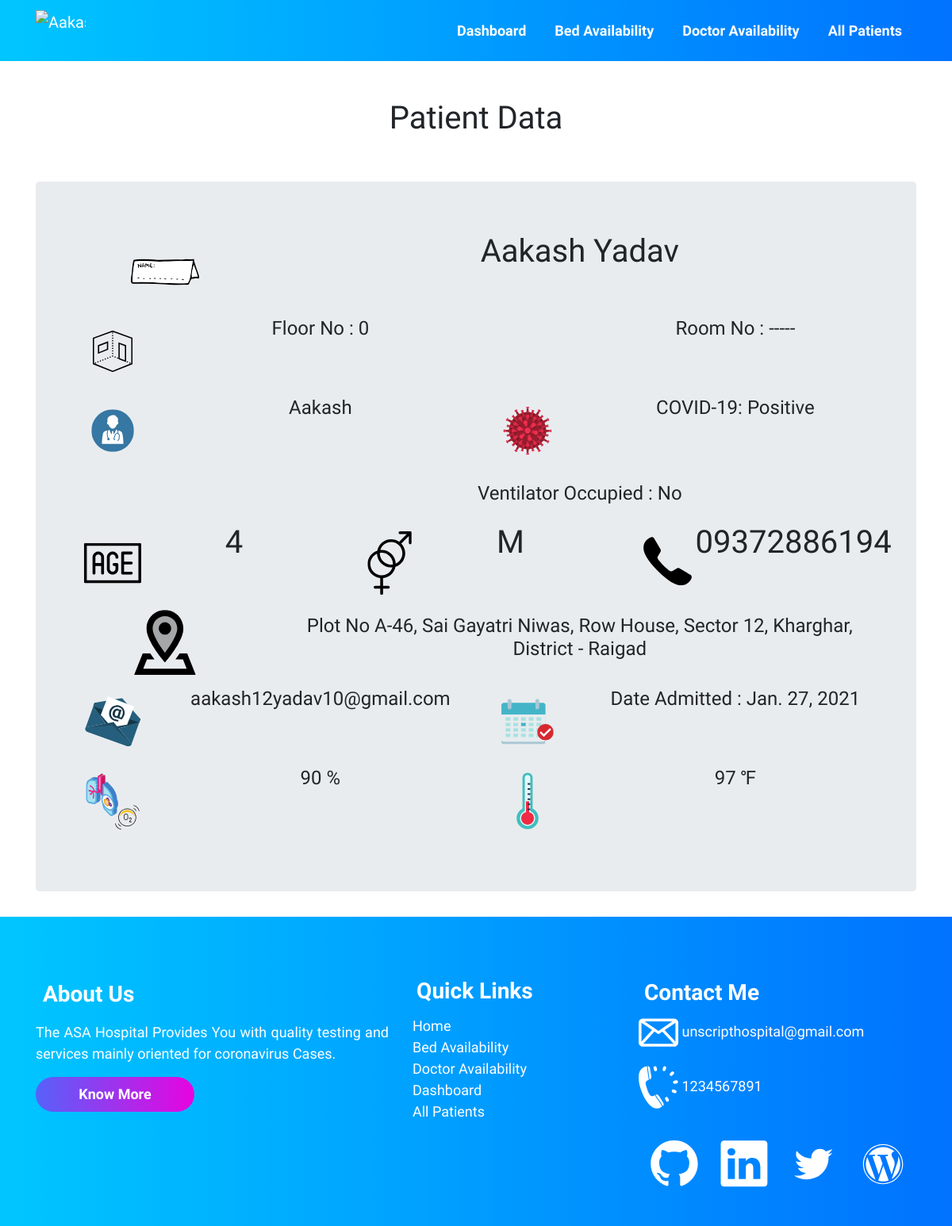
/patients/48/, run on the app's committed database.
### accounts/models.py (models this page shows, shortened)
class Patient (models.Model):
    patient_id = models.AutoField(primary_key=True)
    name = models.CharField(max_length=100)
    age = models.IntegerField()
    GENDERS = (
        (u'M', u'Male'),
        (u'F', u'Female'),
        (u'T', u'Transgender'),
        (u'O', u'Others'),
    )
    gender = models.CharField(max_length=2, null=True,
                              choices=GENDERS, default='M')
    phone = models.CharField(max_length=13)
    address = models.TextField(max_length=100)
    email_id = models.EmailField(max_length=254)
    date_admitted = models.DateField(auto_now=False, auto_now_add=False)
    oxygen_level = models.IntegerField(default=90)
    temperature = models.IntegerField(default=97)
    decreased = models.BooleanField(default=False)
    recovered = models.BooleanField(default=False)
    doctor = models.ForeignKey(Doctor, on_delete=models.CASCADE, default="")
    covid_test_result = models.ForeignKey(
        Result, on_delete=models.CASCADE, default="")
    room_no_and_bed_no = models.ForeignKey(
        Room, on_delete=models.CASCADE, default="")

class Room (models.Model):
    floor_no = models.IntegerField(default=0)
    room_no = models.CharField(default="", max_length=500)
    ventilator = models.BooleanField(default=False)
    occupied = models.BooleanField(default=False)

class Doctor (models.Model):
    doctor_id = models.AutoField(primary_key=True)
    name = models.CharField(max_length=500, default="")
    phone = models.CharField(default="", max_length=500)
    experience_in_years = models.IntegerField(default=0)
    occupied = models.BooleanField(default=False)

class Result (models.Model):
    Covid_test = models.CharField(default="", max_length=500)

### accounts/views.py (the view)
# urls.py: path('patients/<int:myid>/', views.patients, name='patientspages'),
def patients(request, myid):
    patient = Patient.objects.filter(patient_id=myid)
    return render(request, 'patient.html', {'patient': patient[0]})

### templates/patient.html (shortened to what this page needs)
{% extends 'innerbase.html' %}
{% load static %}
{% block cssLinks %}
<link rel="stylesheet" href="{% static 'css/patient.css' %}">
{% endblock %}
{% block body %}
<div class="container">
    <br><br>
    <h1 class="text-center">Patient Data</h1>
    <br><br>
    <div class="jumbotron text-center">
        <div class="container align-items-center">
            <div class="row">
                <div class="col-md-3 "><img width="100" src="{% static 'svg/patient/1.svg' %}" alt="">
                </div>
                <div class="col-md-9">
                    <h1 class="heading">{{patient.name}}</h1>
                </div>
            </div>
            <div class="row">
                <div class="col-md">
                    <div class="row">
                        <div class="col-md-3 text-center">
                            <img width="100" src="{% static 'svg/patient/12.svg' %}" alt="">
                        </div>
                        <div class="col-md-9 ">
                            <h4>Floor No : {{patient.room_no_and_bed_no.floor_no}}</h4>
                        </div>
                    </div>
                </div>
                <div class="col-md">
                    <div class="row">
                        <div class="col-md-3 text-center">
                        </div>
                        <div class="col-md-9 ">
                            <h4>Room No : {{patient.room_no_and_bed_no.room_no}}</h4>
                        </div>
                    </div>
                </div>
            </div>
            <div class="row">
                <div class="col-md">
                    <div class="row">
                        <div class="col-md-3 text-center"><img width="100" src="{% static 'svg/patient/10.svg' %}"
                                alt="">
                        </div>
                        <div class="col-md-9 ">
                            <h4>{{patient.doctor.name}}</h4>
                        </div>
                    </div>
                </div>
                <div class="col-md">
                    <div class="row">
                        <div class="col-md-3 text-center"><img width="100" src="{% static 'svg/patient/11.svg' %}"
                                alt="">
                        </div>
                        <div class="col-md-9 ">
                            <h4>COVID-19: {{patient.covid_test_result.Covid_test}}</h4>
                        </div>
                    </div>
                </div>
            </div>
            <div class="row">
                <div class="col-md-3 text-center"><img width="100"
                </div>
                <div class="col-md-9 ">
                    <h4>Ventilator Occupied :
                        {% if patient.room_no_and_bed_no.ventilator %} Yes {% else %} No {% endif %}
                    </h4>
                </div>
            </div>
            <div class="row">
                <div class="col-md">
                    <div class="row">
                        <div class="col-md-3 "><img width="100" src="{% static 'svg/patient/2.svg' %}" alt="">
                        </div>
                        <div class="col-md-9">
                            <h1 class="display-5 ">{{patient.age}}</h1>
                        </div>
                    </div>
                </div>
                <div class="col-md">
                    <div class="row">
                        <div class="col-md-3 "><img width="100" src="{% static 'svg/patient/3.svg' %}" alt="">
                        </div>
                        <div class="col-md-9">
                            <h1 class="display-5">{{patient.gender}}</h1>
                        </div>
                    </div>
                </div>
                <div class="col-md">
                    <div class="row">
                        <div class="col-md-3 "><img width="100" src="{% static 'svg/patient/4.svg' %}" alt="">
                        </div>
                        <div class="col-md-9">
                            <h1 class="display-5">{{patient.phone}}</h1>
                        </div>
                    </div>
                </div>
            </div>
            <div class="row">
                <div class="col-md-3 "><img width="100" src="{% static 'svg/patient/5.svg' %}" alt=""></div>
                <div class="col-md-9 overflow-auto">
                    <h4>{{patient.address}}</h4>
                </div>
            </div>
            <div class="row">
                <div class="col-md">
                    <div class="row">
                        <div class="col-md-3 "><img width="100" src="{% static 'svg/patient/6.svg' %}" alt=""></div>
                        <div class="col-md-9 overflow-auto">
                            <h4>{{patient.email_id}}</h4>
                        </div>
                    </div>
                </div>
                <div class="col-md">
                    <div class="row">
                        <div class="col-md-3 "><img width="100" src="{% static 'svg/patient/7.svg' %}" alt=""></div>
                        <div class="col-md-9 ">
                            <h4>Date Admitted : {{patient.date_admitted}}</h4>
                        </div>
                    </div>
                </div>
            </div>
            <div class="row">
                <div class="col-md">
                    <div class="row">
                        <div class="col-md-3 "><img width="100" src="{% static 'svg/patient/8.svg' %}" alt=""></div>
                        <div class="col-md-9 ">
                            <h4>{{patient.oxygen_level}} %</h4>
                        </div>
                    </div>
                </div>
                <div class="col-md">
                    <div class="row">
                        <div class="col-md-3 text-center"><img width="100" src="{% static 'svg/patient/9.svg' %}"
                                alt="">
                        </div>
                        <div class="col-md-9 ">
                            <h4>{{patient.temperature}} &#x2109;</h4>
                        </div>
                    </div>
                </div>
            </div>
        </div>
    </div>
</div>
{% endblock %}

### static/css/base.css (style rules this page uses)
* { margin: 0; padding: 0; font-family: "Raleway", sans-serif; scroll-behavior: smooth; }
h4 { padding: 2% 0% 2% 0%; }

### data on the page
Patient: name "Aakash Yadav", room_no_and_bed_no.floor_no "0", room_no_and_bed_no.room_no "-----", doctor.name "Aakash", covid_test_result.Covid_test "Positive", age "4", gender "M", phone "09372886194", address "Plot No A-46, Sai Gayatri Niwas, Row House, Sector 12, Kharghar, District - Raigad", email_id "aakash12yadav10@gmail.com", date_admitted "Jan. 27, 2021", oxygen_level "90", temperature "97"
